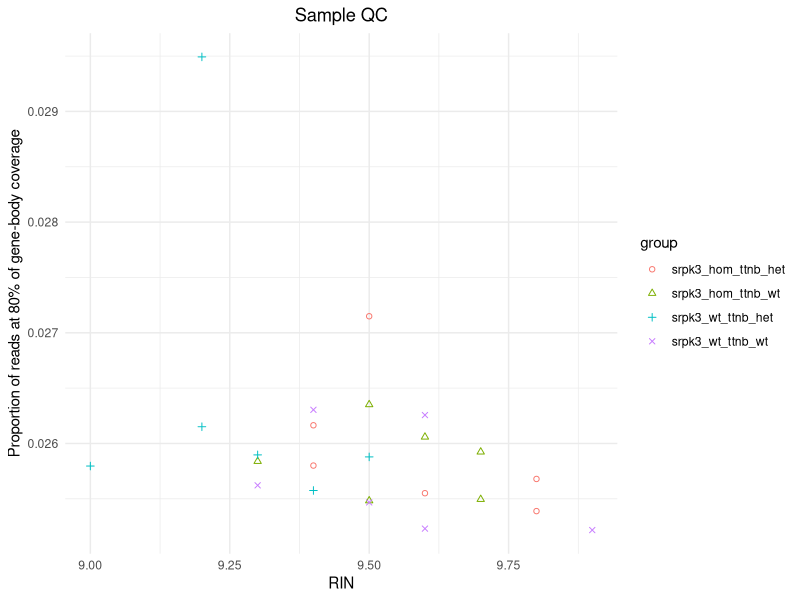

This chart was generated by the following R code:
suppressPackageStartupMessages(library(tidyverse))

samples <-
  read_tsv(
    "qc-samples.tsv",
    col_names=c("sample", "RIN", "coverage80"),
    na=c("X"),
    col_types=cols_only(
      sample=col_character(),
      RIN=col_number(),
      coverage80=col_number()
    )
  ) %>%
  drop_na() %>%
  extract(
    col=sample,
    into="group",
    regex="^([A-Za-z0-9_]+)_",
    remove=FALSE
  ) %>%
  mutate(group=factor(group))
stop_for_problems(samples)

p <- ggplot(data=samples) +
  geom_point(mapping=aes(x=RIN, y=coverage80, colour=group, shape=group)) +
  scale_shape_manual(values=1:nlevels(samples$group)) +
  theme_minimal() +
  theme(plot.title=element_text(hjust=0.5)) +
  labs(y="Proportion of reads at 80% of gene-body coverage", title="Sample QC")
ggsave("qc-samples.pdf", p)
